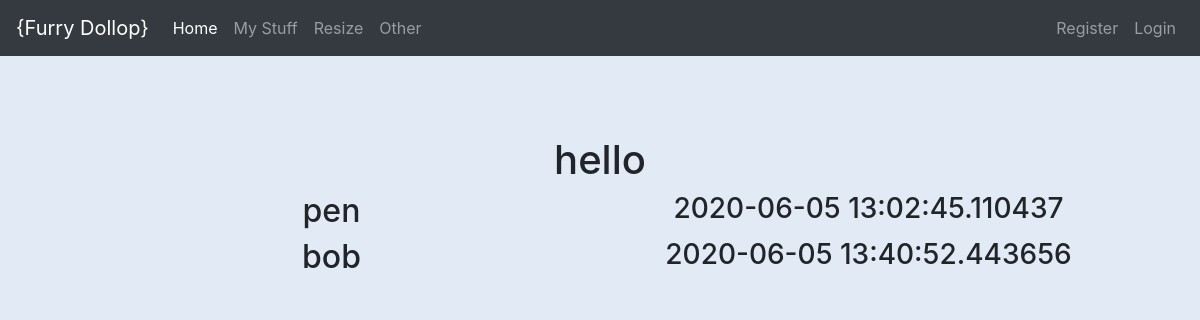
The app's page /add, older data.
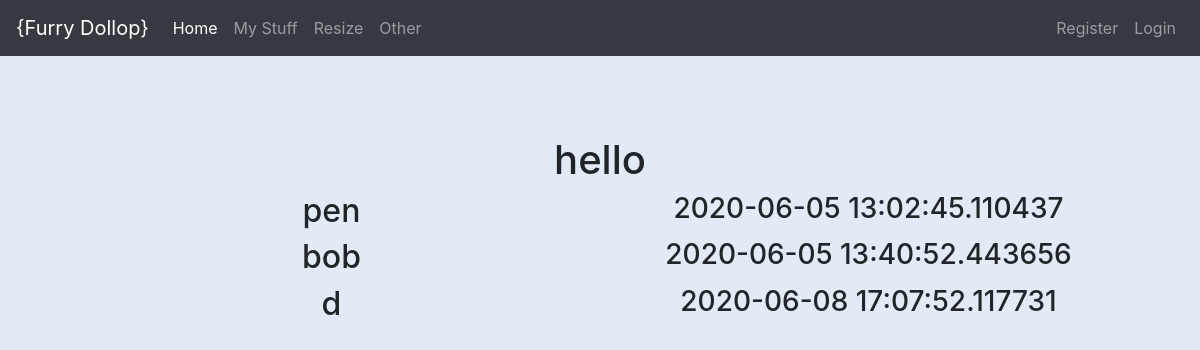
The same page, newer data.
### app/models.py (models this page shows, shortened)
class User(db.Model):
    __tablename__ = 'users'
    id = db.Column(db.Integer, primary_key=True)
    name = db.Column(db.String(50), unique=True)
    hash = db.Column(db.String(200))
    created = db.Column(db.DateTime)

### app/routes.py (the view)
@app.route("/add", methods=['GET'])
def create_user():
    un = request.args.get('user')
    p = request.args.get('pass')
    session['test'] = 'yes'
    x = session['test']
    print(x)
    if un and p:
        new_user = User(name=un, hash=p, created=dt.now())
        db.session.add(new_user)
        db.session.commit()
    users = User.query.all()
    return render_template("index.html", users=users)

### app/templates/index.html (shortened to what this page needs)
{% extends "layout.html" %}
{% block main %}
<h1>hello</h1>
{% for user in users %}
<div class="row">
    <div class="col">
        <h2>{{ user.name }}</h2>
    </div>
    <div class="col">
        <h3>{{ user.created }}</h3>
    </div>
</div>
{% endfor %}
{% endblock %}

### app/templates/layout.html (shortened to what this page needs)
<!DOCTYPE html>
<html lang="en">
<head>
    <link rel="stylesheet" href="https://stackpath.bootstrapcdn.com/bootstrap/4.4.1/css/bootstrap.min.css"
>
    <link rel="stylesheet" href="../static/style.css"/>
</head>
<body>
<nav class="navbar navbar-expand-lg navbar-dark bg-dark">
    <a class="navbar-brand" href="/">{Furry Dollop}</a>
    <div class="collapse navbar-collapse" id="navbarNavAltMarkup">
        <div class="navbar-nav mr-auto">
            <a class="nav-item nav-link active" href="/">Home</a>
            <a class="nav-item nav-link" href="#">My Stuff</a>
            <a class="nav-item nav-link" href="#">Resize</a>
            <a class="nav-item nav-link" href="#">Other</a>
        </div>
        <div class="navbar-nav ml-auto">
             <a class="nav-item nav-link" href="/register">Register</a>
            <a class="nav-item nav-link" href="/login">Login</a>
        </div>
    </div>
</nav>
<main>
    <div class="container">
        {% block main %}
        {% endblock %}
    </div>
</main>
</body>
</html>

### app/static/style.css (style rules this page uses)
html, body { background-color: #e1eaf5 }
nav.navbar { margin-bottom: 2rem; }
main { text-align: center; }
div.container { padding: 3rem; }

Row changes from the older to the newer data that the page shows:
added User: name "d", created "2020-06-08 17:07:52.117731"
